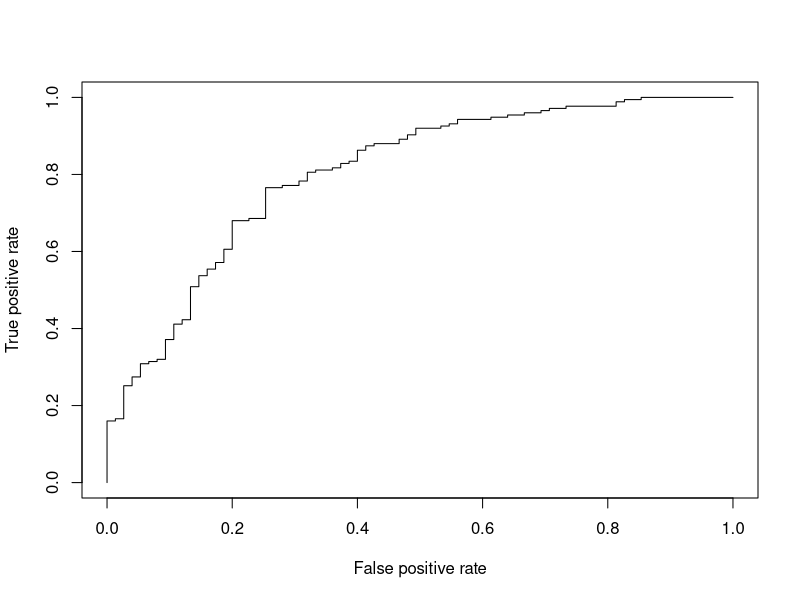
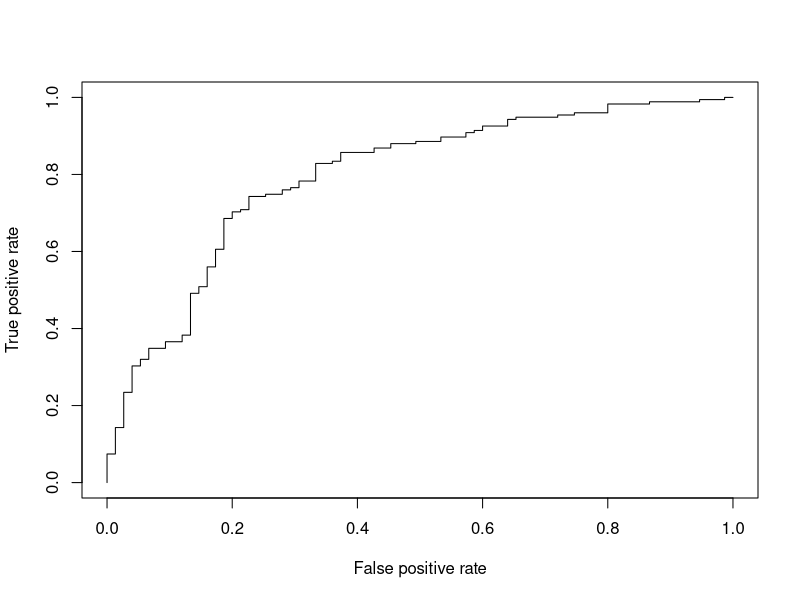

R code for these plots, in order:
# QUESTION 3
rm(list = ls())

# A
germancredit <- read.csv("germancredit.csv")
set.seed(2019)
library(caTools)
spl <- sample.split(germancredit$resp, 0.75)
training <- subset(germancredit, spl == TRUE)
test <- subset(germancredit, spl == FALSE)
# option 2: we use the sample.split function to balance the independent variables between train and test set. 

# B
model_intercept <- glm(resp~1, data=training, family=binomial) 
summary(model_intercept)
# P(resp=1) = exp(0.84730) / (1 + exp(0.84730))

# C
# Provide a precise mathematical relationship between the estimated coefficient and
# the fraction of respondents with a good credit rating in the training set.
table(training$resp)
table(training$resp)[2]/sum(table(training$resp))
525 / (525+225)
# 0.7 is = P(resp=1) = exp(0.84730) / (1 + exp(0.84730))

# D
model_1 <- glm(resp~., data=training, family=binomial)
summary(model_1)
p_val <- summary(model_1)$coefficients[,4]
names(subset(p_val, p_val <= 0.1))

# E
logLik(model_1)

# F
pred <- predict(model_1, newdata = test, type = "response")
pred_table <- table((pred > 0.5), test$resp)
pred_table

# G
TP <- pred_table[2,2]
TP
TN <- pred_table[1,1]
TN
FN <- pred_table[1,2]
FN
FP <- pred_table[2,1]
FP

sensitivity <- TP / (TP+FN)
sensitivity
specificity <- TN / (FP+TN)
specificity
accuracy <- sum(diag(pred_table))/sum(pred_table)
accuracy

# H
model_2 <- glm(resp ~ -1 + chkacct+hist+newcar+amt+sav+emp+instrate+malesingle+guar+other+for., data = training, family = binomial)
summary(model_2)
model_2$aic

# I
print("Is model 2 preferable?")
model_1$aic > model_2$aic

# J
pred <- predict(model_2, newdata = test, type = "response")
pred_table <- table((pred > 0.5), test$resp)
pred_table

# K
# which model is better when it comes to fraction of people
# predicted as good credit risk but are actually bad credit risk in the test set
# i.e. FALSE POSITIVE
pred_1 <- predict(model_1, newdata = test, type = "response")
pred_table_1 <- table((pred_1 > 0.5), test$resp)
FP_1 <- pred_table_1[2,1]
TN_1 <- pred_table_1[1,1]
FPR_1 <- FP_1 / (FP_1+TN_1)
FPR_1

pred_2 <- predict(model_2, newdata = test, type = "response")
pred_table_2 <- table((pred_2 > 0.5), test$resp)
FP_2 <- pred_table_2[2,1]
TN_2 <- pred_table_2[1,1]
FPR_2 <- FP_2 / (FP_2+TN_2)
FPR_2

print("Model 1 is better than model 2 in this regard")
FPR_1 < FPR_2 

# L
# based on fraction of people who are predicted as bad credit risk but are actually good
# credit risk in the test set, which model is preferable?
# i.e. FALSE NEGATIVE RATE
pred_1 <- predict(model_1, newdata = test, type = "response")
pred_table_1 <- table((pred_1 > 0.5), test$resp)
FN_1 <- pred_table_1[1,2]
TP_1 <- pred_table_1[2,2]
FNR_1 <- FN_1 / (TP_1 + FN_1)
FNR_1

pred_2 <- predict(model_2, newdata = test, type = "response")
pred_table_2 <- table((pred_2 > 0.5), test$resp)
FN_2 <- pred_table_2[1,2]
TP_2 <- pred_table_2[2,2]
FNR_2 <- FN_2 / (TP_2 + FN_2)
FNR_2

print("Model 2 is better than model 1 in this regard")
FNR_1 > FNR_2 

# M: calculating AUC
library(ROCR)
ROCR_pred <- prediction(pred_1, test$resp) 
ROCR_perf_1 <- performance(ROCR_pred,measure = "auc")@y.values 
ROCR_perf <- performance(ROCR_pred,x.measure="fpr",measure="tpr") 
plot(ROCR_perf)

ROCR_pred <- prediction(pred_2, test$resp) 
ROCR_perf_2 <- performance(ROCR_pred,measure = "auc")@y.values 
ROCR_perf <- performance(ROCR_pred,x.measure="fpr",measure="tpr") 
plot(ROCR_perf)

ROCR_perf_1 
ROCR_perf_2
print("model 1 is better")

# N 
pred_1 <- predict(model_1, newdata = test, type = "response")
pred_table_1 <- table((pred_1 >= 0.5), test$resp)
pred_table_1

profit_1 <- pred_table_1[2,1] * (-300) + pred_table_1[2,2] * 100
profit_1

# O
pred_1 <- predict(model_1, newdata = test, type = "response")
pred_1_sorted <- sort(pred_1, decreasing = TRUE)
head(pred_1)
pred_1_sorted
germancredit[names(pred_1_sorted[length(pred_1_sorted)]),]$dur

# P
pred_table_1_sorted <- table((pred_1_sorted> 0.5), test$resp)
pred_table_1
pred_table_1_sorted
